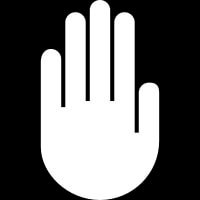
%> input picture images/extra/hand001.png, 200 x 200 px, given in place of Butterfly042.gif, which was not available
$ octave chainCodeScript.m   (GNU Octave 9; MATLAB toolbox functions it lacks are replaced by stand-ins)
%> lines starting %> are read from the running program, lines starting %| are printed output that depends on the picture; in (x1, y1, x2, y2) boxes, pixels count from 0 and x2, y2 are one past the last pixel; in counts of white or black regions, pixels touching at a corner belong together; the program's own positions count from 1; pictures that were not available may be replaced by others from this repository, and a replacement may not be noted
### src/findWhiteSpot.m
% Find the first white spot in a binary image.
% working down first then accross.
function x = findWhiteSpot(im)

    i=1;
    j=1;
    while im(i,j)<0.9
        j=j+1;
        if (j == size(im,2))
            j=1;
            i=i+1;
        end
    end

    x=[i;j];

end

### src/chainCode.m
% Characterise a binary image using chain code
function f = chainCode( im )

x=[[-1; -1; 0] [findWhiteSpot(im) ; 0]];

points=[];
for i=0:0.8:2*pi
    points=[points [sin(i); cos(i)]];
end
points=round(points);

count=2;
while ~equalVec(x(1:2,count),x(1:2,2)) || count==2
     clock = x(3,count)+5;
     for i=clock:clock+8
         plac = x(1:2,count) + points(:,mod(i,8)+1);
         if (plac(1)>0 && plac(2)>0 && plac(1)<size(im,1) && plac(2)<size(im,2) && im(plac(1),plac(2))>0.9)
            x=[x [plac ; mod(i,8)]];
            break;
         end
     end
     count=count+1;
end
g=x(:,3:end);

f(1,:) = g(2,:);
f(2,:) = g(1,:);
f(3,:) = g(3,:);

### src/equalVec.m
% Return true if two vectors are equal.
function bool = equalVec(a,b)

    bool=1;

    for i=1:size(a)
       if a(i)~=b(i)
          bool=0;
       end
    end

end

### src/reconstructChainCode.m
%reconstructChainCode Reconstructs the image co-ordinates from the
%chain code, starting at (0, 0)
function coodinates = reconstructChainCode(chainCode)

    %The length of the segments is either 1 (horizontal and vertical) or sqrt(2)
    lengths = 1*(rem(chainCode, 2)==0) + sqrt(2)*(rem(chainCode, 2)==1);

    %Calculate the angle and hence direction moved at each point
    angles = chainCode*(2*pi/8);
    directions = [cos(angles); -sin(angles)].* [lengths; lengths];

    %Start at (0,0)
    coodinates = [0;0];

    %Walk around the chain code
    for i = 2:size(chainCode,2);
        coodinates(:,i) = coodinates(:,i-1) + directions(:,i);
    end

end

### src/chainCodeScript.m
clear;
close all;

% Directory where images can be found---ensure this is correct
imagedir = '../images';

if exist(imagedir, 'dir') == 0
    disp('Error: Image directory set incorrectly');
    return;
end

%% Input an image,
im = imread([imagedir '/train/Butterfly042.gif']);
%> im is the input picture: size 200x200x3 uint8; min 0, max 255, mean 108.2
im = logical(im); %Convert the original intensity values into logical 1s and 0s
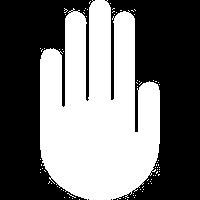
%> im: size 200x200x3 logical; 44.7% white; 80 white regions (79 under 20 px), largest, box (x1, y1, x2, y2) and area: (40, 0, 160, 200) 17755

%%Find the perimeter pixels and the chain code

%Show the binary image
figure;
imshow(im);
title('Raw binary image');

%% Calculate and draw the chain code
figure;
imshow(im);
title('Binary image with boundary overlayed');
hold on;
c = chainCode(im);
%> the loop in findWhiteSpot, `while im(i,j)<0.9` made 92 passes
%> after the loop in findWhiteSpot, `while im(i,j)<0.9`: i = 1; j = 93
%> in findWhiteSpot, `x=[i;j];`: x = [1; 93]
%> in chainCode, `x=[[-1; -1; 0] [findWhiteSpot(im) ; 0]];`: x = [-1 1; -1 93; 0 0]
%> in equalVec, `bool=1;`: bool = 1
%> the loop in chainCode, `while ~equalVec(x(1:2,count),x(1:2,2)) || count==2` made 1177 passes
%> clock on passes 1 to 3: 5, 6, 5
%> after the loop in chainCode, `while ~equalVec(x(1:2,count),x(1:2,2)) || count==2`: count = 1179; x = 1179 columns, first 8: [-1 1 2 2 1 1 1 1; -1 93 94 95 96 97 98 99; 0 0 1 0 7 0 0 0]
%> in chainCode, `g=x(:,3:end);`: g = 1177 columns, first 8: [2 2 1 1 1 1 1 1; 94 95 96 97 98 99 100 101; 1 0 7 0 0 0 0 0]
%> c = 1177 columns, first 8: [94 95 96 97 98 99 100 101; 2 2 1 1 1 1 1 1; 1 0 7 0 0 0 0 0]

% The first and second rows of 'c' contain the x and y co-ordinates; the
% third row contains the chain code, from 0 meaning vertically right, 1
% meaning diagonally down and right, clockwise to 7 meaning diagonally up
% and right

%Plot the chain code
plot( c(1,:), c(2,:), 'r.' );
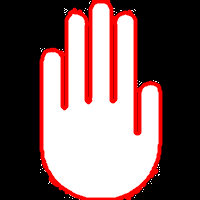
%> figure redrawn from the program's plot data; its title reads 'Binary image with boundary overlayed'

%Reconstruct the shape from the the chain code itself, ie c(3,:)
coordinates = reconstructChainCode(c(3,:));
%> in reconstructChainCode, `lengths = 1*(rem(chainCode, 2)==0) + sqrt(2)*(rem(chainCode, 2)==1);`: lengths = 1177 values, max 1.41 at index 1, min 1 at index 2, mean 1.08
%> in reconstructChainCode, `angles = chainCode*(2*pi/8);`: angles = 1177 values, max 5.5 at index 3, min 0 at index 2, mean 3
%> in reconstructChainCode, `directions = [cos(angles); -sin(angles)].* [lengths; lengths];`: directions = 1177 columns, first 8: [1 1 1 1 1 1 1 1; -1 0 1 0 0 0 0 0]
%> after the loop in reconstructChainCode, `for i = 2:size(chainCode,2);`: coodinates = 1177 columns, first 8: [0 1 2 3 4 5 6 7; 0 0 1 1 1 1 1 1]
%> coordinates has the same summary as coodinates in reconstructChainCode
figure;
title('Image reconstructed from chain code');
hold on;
plot( coordinates(1,:), coordinates(2,:),'LineWidth',3 );
axis equal;
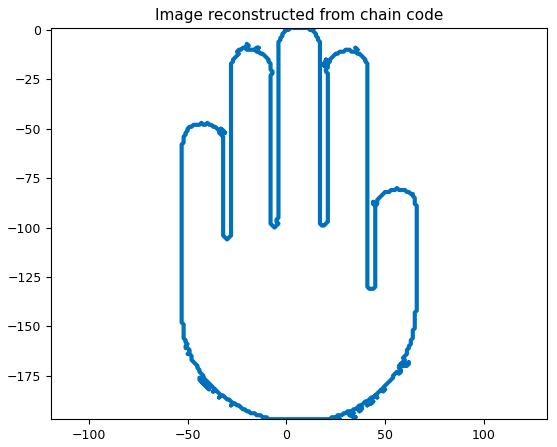
%> figure redrawn from the program's plot data


%% filter using the FT of the angles of the chaincode
angles = c(3,:)*(2*pi/8);
anglesFFT = fft(angles); %fast fourier transform

% Filter using a 'top hat' filter. The filter conists of the value one for
%the lowest Nfrequencies and zero elsewhere.
N = 30; %number of lowest frequencies to keep
filter = zeros(size(angles));

%Both the positive and negative low frequencies must be kept
%filter(1) is the zero (DC) frequency, so there will be (N*2)-1 ones in
%total
filter(1:N) = 1;
filter(end-N+2:end) = 1;

filteredFFT = anglesFFT .* filter; % Apply the filter by scalar multiplication

%Reconstructed the angles using the inverse FFT
%The FFT works with imaginary numbers. Since all the numbers in the chain
%code are real, the reconstruction should be real too.
%reconstructedAngles = real(ifft(filteredFFT));
reconstructedAngles = real(ifft(abs(filteredFFT)));
%> reconstructedAngles = 1177 values, max 10.7 at index 1, min 1.06 at index 1072, mean 3

i = 1:length(angles);
%> i = 1177 values from 1 to 1177

%Plot the angles and reconstructed angles.
%Note the effect of filtering
figure;
plot( [i' i'], [angles' reconstructedAngles']);
title('Original chain code angles and reconstructed angles');
xlabel('Position in chain code');
ylabel('Angle');
legend('Original', 'Transformed, filtered and reconstructed') ;
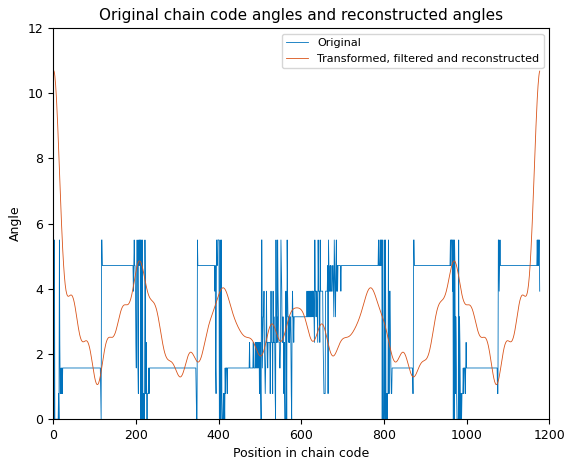
%> figure redrawn from the program's plot data; curve peaks at x = 3, y = 5.5; curve peaks at x = 1, y = 10.7


%Now show the filter and its effects in the fourier domain
%%fft shift results in zero-frequences being in the centre
figure;
frequencies = i-floor(length(angles)/2)-1;
%> frequencies = 1177 values from -588 to 588
plotData = [fftshift(abs(anglesFFT));
            fftshift(abs(filteredFFT));
            fftshift(filter)*max(abs(filteredFFT))]; %Scale the filter line
%> plotData = 1177 columns, first 8: [22.63 40.46 13.02 12.96 21.39 31.6 37.74 35.26; 0 0 0 0 0 0 0 0; 0 0 0 0 0 0 0 0]
plot(frequencies, plotData);
title('The magnitude of the fourier transform components')
legend('Unfiltered', 'Filtered', 'Filter')
xlabel('Frequency');
ylabel('Magniture');
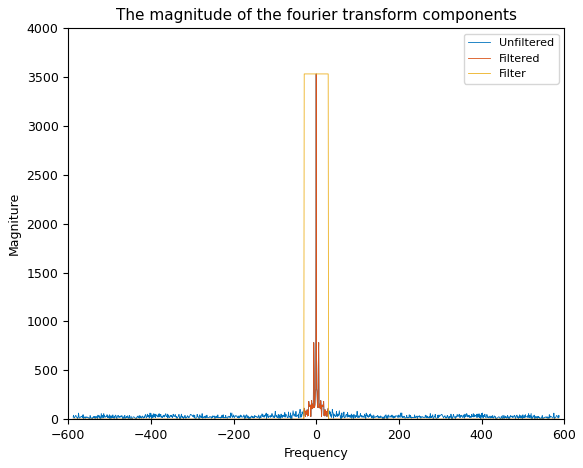
%> figure redrawn from the program's plot data; curve peaks at x = 0, y = 3530.4; curve peaks at x = -29, y = 3530.4

%% reconstruct from the filtered signal
%Divide by the angles and round to produce the chain code
reconstructedAngles = round(reconstructedAngles/(2*pi/8));
%> reconstructedAngles = 1177 values, max 14 at index 1, min 1 at index 103, mean 3.8
reconstructedCoordinates = reconstructChainCode(reconstructedAngles);
%> reconstructedCoordinates = 1177 columns, first 8: [0 -4.29e-16 -8.57e-16 -1 -2 -3 -4 -5; 0 1 2 3 4 5 6 6]

% [13 lines of commented-out code are left out]
figure;
title(['Image reconstructed from the transformed, filtered and ' ...
      'reconstructred chain code']);
hold on;
plot( reconstructedCoordinates(1,:), reconstructedCoordinates(2,:),'LineWidth',3 );
axis equal;
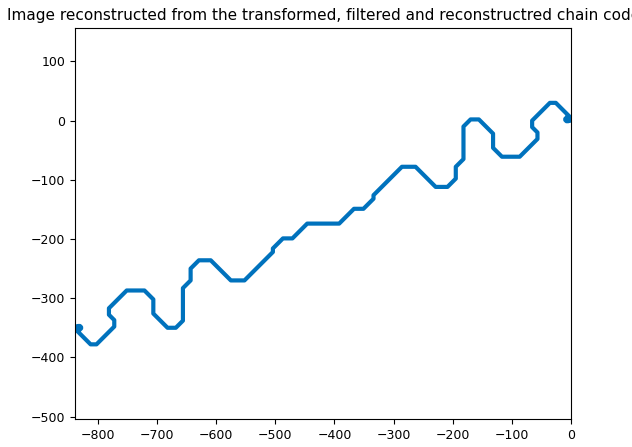
%> figure redrawn from the program's plot data
